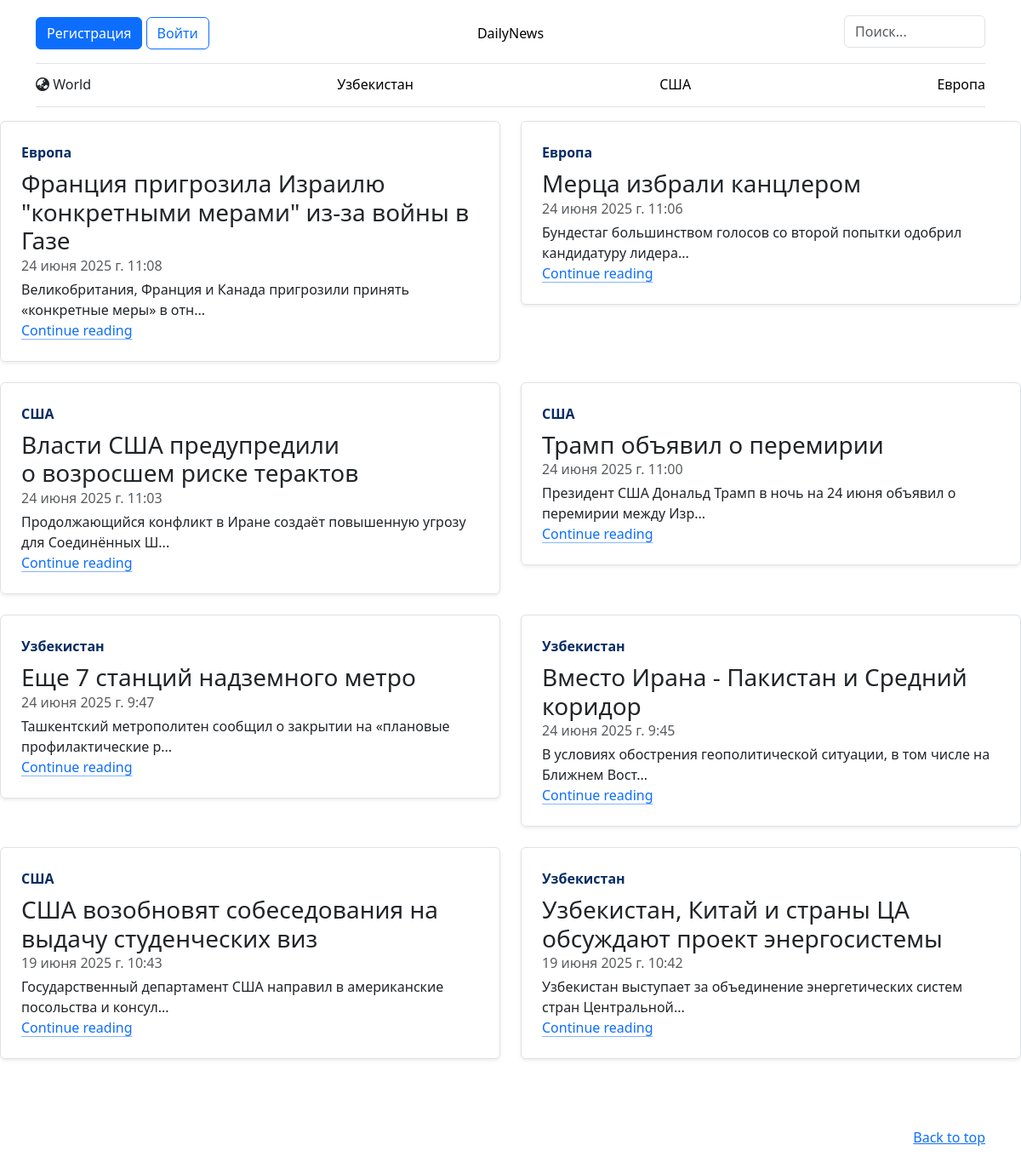
The page / on the database its author committed.
### index/models.py (models this page shows)
class NewsCategory(models.Model):
    class Meta:
        verbose_name_plural = 'Категории'
    category_name = models.CharField(max_length=128)
    add_date = models.DateTimeField(auto_now_add=True)
    def __str__(self):
        return str(self.category_name)

class News(models.Model):
    class Meta:
        verbose_name_plural = 'Новости'
    news_title = models.CharField(max_length=128)
    text = models.TextField()
    news_photo = models.ImageField(upload_to='media/', blank=True, null=True)
    news_category = models.ForeignKey(NewsCategory, on_delete=models.CASCADE)
    add_date = models.DateTimeField(auto_now_add=True)
    def __str__(self):
        return str(self.news_title)

### index/views.py (the view)
# urls.py: path('', views.home_page),
def home_page(request):
    news = News.objects.all().order_by('-add_date')
    categories = NewsCategory.objects.all()
    context = {
        'news': news,
        'categories': categories
    }
    return render(request, 'home.html', context)

### index/templates/home.html (shortened to what this page needs)
{% extends 'layout.html' %}
{% block main %}
<div class="row mb-2">
    {% for n in news %}
    <div class="col-md-6">
        <div class="row g-0 border rounded overflow-hidden flex-md-row mb-4 shadow-sm h-md-250 position-relative">
            <div class="col p-4 d-flex flex-column position-static">
                <strong class="d-inline-block mb-2 text-primary-emphasis">{{ n.news_category }}</strong>
                <h3 class="mb-0">{{ n }}</h3>
                <div class="mb-1 text-body-secondary">
                    {{ n.add_date }}
                </div>
                <p class="card-text mb-auto">{{ n.text | slice:75 }}...</p>
                <a href="/news/{{ n.id }}" class="icon-link gap-1 icon-link-hover stretched-link">
                Continue reading
                <svg class="bi" aria-hidden="true">
                    <use xlink:href="#chevron-right"></use>
                </svg>
                </a>
            </div>
        </div>
    </div>
    {% endfor %}
</div>
{% endblock %}

### index/templates/layout.html (shortened to what this page needs)
<!doctype html>
<html lang="ru">
<link rel="stylesheet" href="https://cdn.jsdelivr.net/npm/bootstrap@5.3.3/dist/css/bootstrap.min.css">
<head>
    <link rel="stylesheet" href="https://cdnjs.cloudflare.com/ajax/libs/font-awesome/6.5.0/css/all.min.css">
</head>
<body>
<div class="container">
    <header class="border-bottom lh-1 py-3">
        <div class="row flex-nowrap justify-content-between align-items-center">
            <div class="col-4 pt-1">
                {% if user.is_authenticated %}
                <a href="/logout"><button type="button" class="btn btn-danger">Выйти</button></a>
                {% else %}
                <a href="/register"><button type="button" class="btn btn-primary">Регистрация</button></a>
                <a href="{% url 'login'%}"><button type="button" class="btn btn-outline-primary me-2">Войти</button></a>
                {% endif %}
            </div>
            <div class="col-4 pt-1 text-center">
                <a class="blog-header-logo text-body-emphasis text-decoration-none" href="/">DailyNews</a>
            </div>
            <div class="col-2 pt-1 text-center">
            </div>
            <form action="/search" method="post" class="col-2" role="search">
                <input name="search_news" type="search" class="form-control" placeholder="Поиск..." aria-label="Search">
            </form>
        </div>
    </header>
<div class="nav-scroller py-1 mb-3 border-bottom">
    <nav class="nav nav-underline justify-content-between">
        <a class="nav-item nav-link text-dark" href="/"><i class="fa-solid fa-earth-asia"></i> World</a>
        {% for c in categories %}
        <a class="nav-item nav-link link-body-emphasis" href="/category/{{ c.id }}">{{ c }}</a>
        {% endfor %}
    </nav>
</div>
</div>
    {% block main %}
    {% endblock %}
<footer class="text-body-secondary py-5">
    <div class="container">
        <p class="float-end mb-1">
            <a href="#">Back to top</a>
        </p>
    </div>
</footer>
</body>
</html>

### rows shown on the page
NewsCategory: category_name "Узбекистан"
NewsCategory: category_name "США"
NewsCategory: category_name "Европа"
News: news_category "Европа", news_title "Франция пригрозила Израилю \"конкретными мерами\" из-за войны в Газе", add_date "24 июня 2025 г. 11:08", text "Великобритания, Франция и Канада пригрозили принять «конкретные меры» в отн"
News: news_category "Европа", news_title "Мерца избрали канцлером", add_date "24 июня 2025 г. 11:06", text "Бундестаг большинством голосов со второй попытки одобрил кандидатуру лидера"
News: news_category "США", news_title "Власти США предупредили о возросшем риске терактов", add_date "24 июня 2025 г. 11:03", text "Продолжающийся конфликт в Иране создаёт повышенную угрозу для Соединённых Ш"
News: news_category "США", news_title "Трамп объявил о перемирии", add_date "24 июня 2025 г. 11:00", text "Президент США Дональд Трамп в ночь на 24 июня объявил о перемирии между Изр"
News: news_category "Узбекистан", news_title "Еще 7 станций надземного метро", add_date "24 июня 2025 г. 9:47", text "Ташкентский метрополитен сообщил о закрытии на «плановые профилактические р"
News: news_category "Узбекистан", news_title "Вместо Ирана - Пакистан и Средний коридор", add_date "24 июня 2025 г. 9:45", text "В условиях обострения геополитической ситуации, в том числе на Ближнем Вост"
News: news_category "США", news_title "США возобновят собеседования на выдачу студенческих виз", add_date "19 июня 2025 г. 10:43", text "Государственный департамент США направил в американские посольства и консул"
News: news_category "Узбекистан", news_title "Узбекистан, Китай и страны ЦА обсуждают проект энергосистемы", add_date "19 июня 2025 г. 10:42", text "Узбекистан выступает за объединение энергетических систем стран Центральной"
